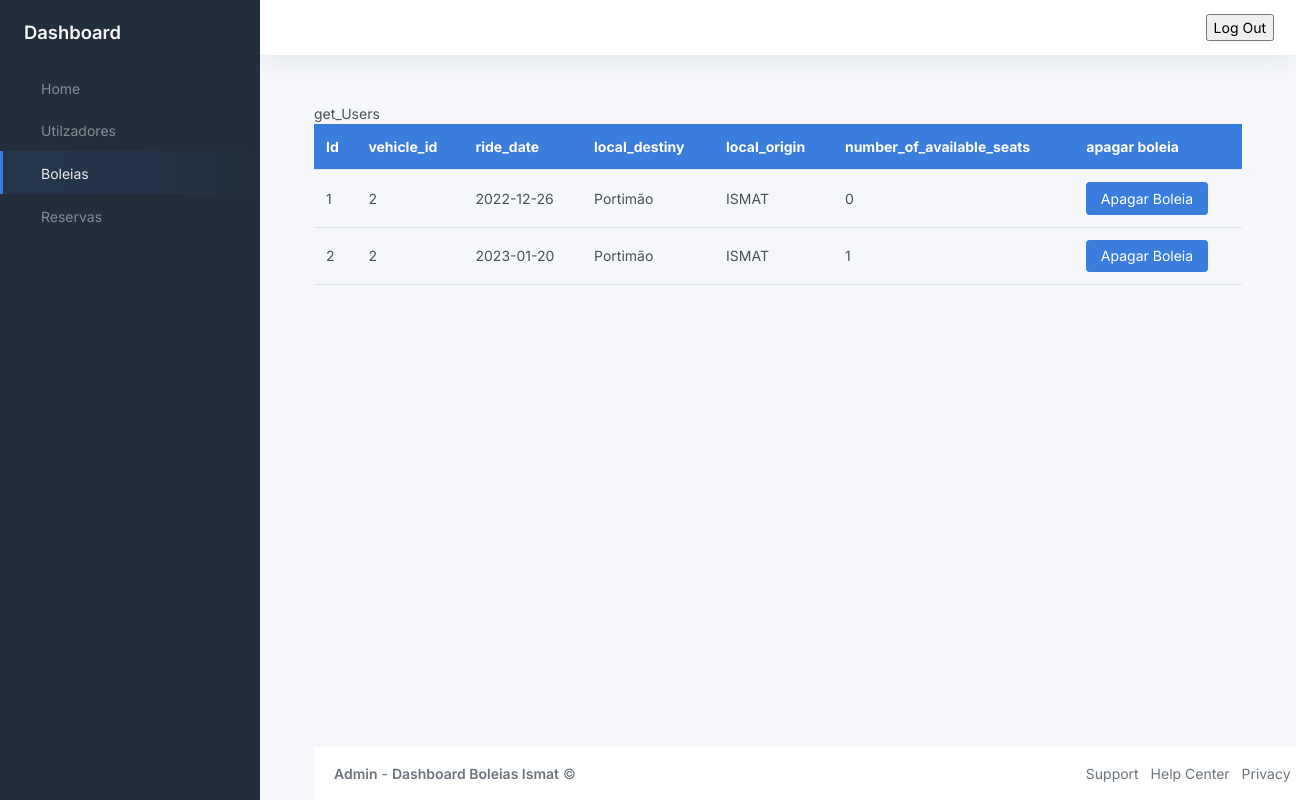
The app's page /ridePage, older data.
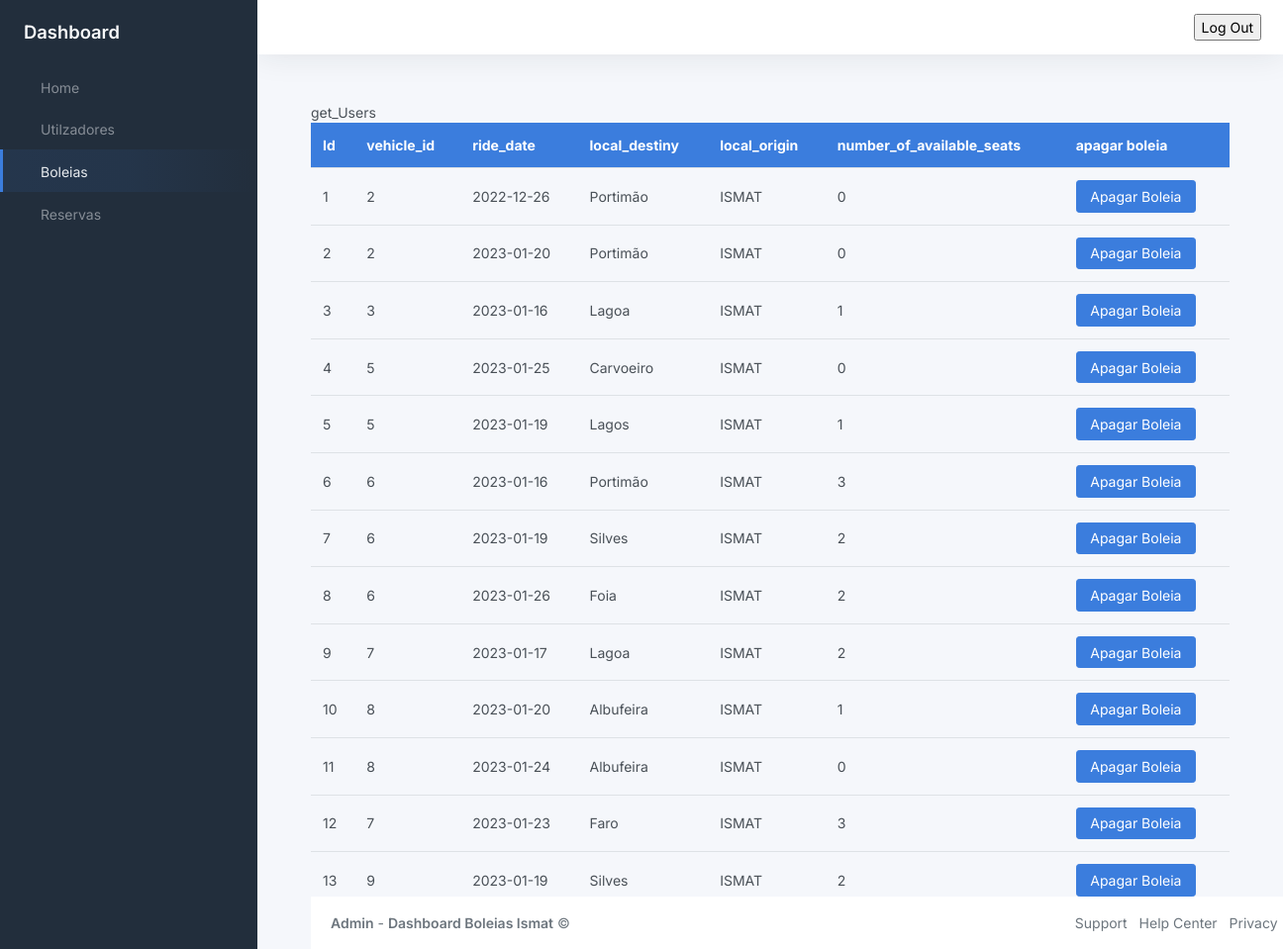
The same page, newer data.
### BackOffice/models.py (models this page shows, shortened)
class Ride(db.Model):
	__tablename__ = 'ride'
	__table_args__ = (db.UniqueConstraint('user_id', 'vehicle_id', 'ride_date'),)
	id = db.Column(db.Integer, primary_key=True)
	user_id = db.Column('user_id', db.ForeignKey('user.id'), nullable=False)
	user = db.relationship('User', backref='ride')
	vehicle_id = db.Column('vehicle_id', db.ForeignKey('vehicle.id'), nullable=False)
	vehicle = db.relationship('Vehicle', backref='ride')
	ride_date = db.Column(db.String(9), nullable=False)
	ride_scheduled_time = db.Column(db.String(5), nullable=False)
	local_destiny = db.Column(db.String(40), nullable=False)
	local_origin = db.Column(db.String(40), nullable=False)
	number_of_available_seats = db.Column(db.Integer(), nullable=False)
	createdAt = db.Column(db.DateTime, default=datetime.now)
	updatedAt = db.Column(db.DateTime, default=datetime.now)

### BackOffice/boleiasModule/__init__.py (the view)
@rideModule.route('/ridePage', methods=['GET', 'POST'])
def toRidePage():
    if current_user.is_authenticated:
        print("Noice")
    else:
        print("Not Noice")
    get_Ride= db.session.query(Ride).all()
    form = AdminForm()
    return render_template("boleias.html", title="Login", get_Ride = get_Ride)

### BackOffice/forms.py
class AdminForm(FlaskForm):
    student_number = StringField(label="Numero Estudante", validators=[InputRequired(), Length(min=9, max=9)])
    password = PasswordField(label="Password", validators=[InputRequired(),  Length(min=8, max=255)])
    login = SubmitField(id="bt")

### BackOffice/templates/boleias.html (shortened to what this page needs)
{% extends 'index.html'%}
{% block navOptions %}
    <ul class="sidebar-nav">
        <li class="sidebar-item">
            <a class="sidebar-link" href="{{url_for('homeModule.toHomePage')}}">
                 <span class="align-middle">Home</span>
            </a>
        </li>
        <li class="sidebar-item ">
            <a class="sidebar-link" href="{{url_for('userModule.toUsersPage')}}">
                 <span class="align-middle">Utilzadores</span>
            </a>
        </li>
        <li class="sidebar-item active">
            <a class="sidebar-link" href="{{url_for('rideModule.toRidePage')}}">
                 <span class="align-middle">Boleias</span>
            </a>
        </li>
        <li class="sidebar-item ">
            <a class="sidebar-link" href="{{url_for('reservaModule.toReservaPage')}}">
                 <span class="align-middle">Reservas</span>
            </a>
        </li>
    </ul>
{% endblock navOptions %}
{% block content %}
<div class="container-md" id="table">
    <div class="table-responsive">
        <table class="table display nowrap" id="tabela">
            <thead class="bg-primary text-white">
                <tr>
                    <th>Id</th>
                    <th>vehicle_id</th>
                    <th>ride_date</th>
                    <th>local_destiny</th>
                    <th>local_origin</th>
                    <th>number_of_available_seats</th>
                    <th>apagar boleia</th>
                </tr>
            </thead>
            <tbody>
                {% for ride in get_Ride %}
                <tr>
                <td>{{ride.id}}</td>
                <td>{{ride.vehicle_id}}</td>
                <td>{{ride.ride_date}}</td>
                <td>{{ride.local_destiny}}</td>
                <td>{{ride.local_origin}}</td>
                <td>{{ride.number_of_available_seats}}</td>
                <td><button class="Apagar btn btn-primary" id="{{ride.id}}">Apagar Boleia</button></td>
            </tr>
            {% endfor %}
            </tbody>
    </div>
</div>
{% endblock content %}

Row changes from the older to the newer data that the page shows:
changed Ride id 2: number_of_available_seats "1" → "0"
added Ride: id "3", vehicle_id "3", ride_date "2023-01-16", local_destiny "Lagoa", local_origin "ISMAT", number_of_available_seats "1"
added Ride: id "4", vehicle_id "5", ride_date "2023-01-25", local_destiny "Carvoeiro", local_origin "ISMAT", number_of_available_seats "0"
added Ride: id "5", vehicle_id "5", ride_date "2023-01-19", local_destiny "Lagos", local_origin "ISMAT", number_of_available_seats "1"
added Ride: id "6", vehicle_id "6", ride_date "2023-01-16", local_destiny "Portimão", local_origin "ISMAT", number_of_available_seats "3"
added Ride: id "7", vehicle_id "6", ride_date "2023-01-19", local_destiny "Silves", local_origin "ISMAT", number_of_available_seats "2"
added Ride: id "8", vehicle_id "6", ride_date "2023-01-26", local_destiny "Foia", local_origin "ISMAT", number_of_available_seats "2"
added Ride: id "9", vehicle_id "7", ride_date "2023-01-17", local_destiny "Lagoa", local_origin "ISMAT", number_of_available_seats "2"
added Ride: id "10", vehicle_id "8", ride_date "2023-01-20", local_destiny "Albufeira", local_origin "ISMAT", number_of_available_seats "1"
added Ride: id "11", vehicle_id "8", ride_date "2023-01-24", local_destiny "Albufeira", local_origin "ISMAT", number_of_available_seats "0"
added Ride: id "12", vehicle_id "7", ride_date "2023-01-23", local_destiny "Faro", local_origin "ISMAT", number_of_available_seats "3"
added Ride: id "13", vehicle_id "9", ride_date "2023-01-19", local_destiny "Silves", local_origin "ISMAT", number_of_available_seats "2"
